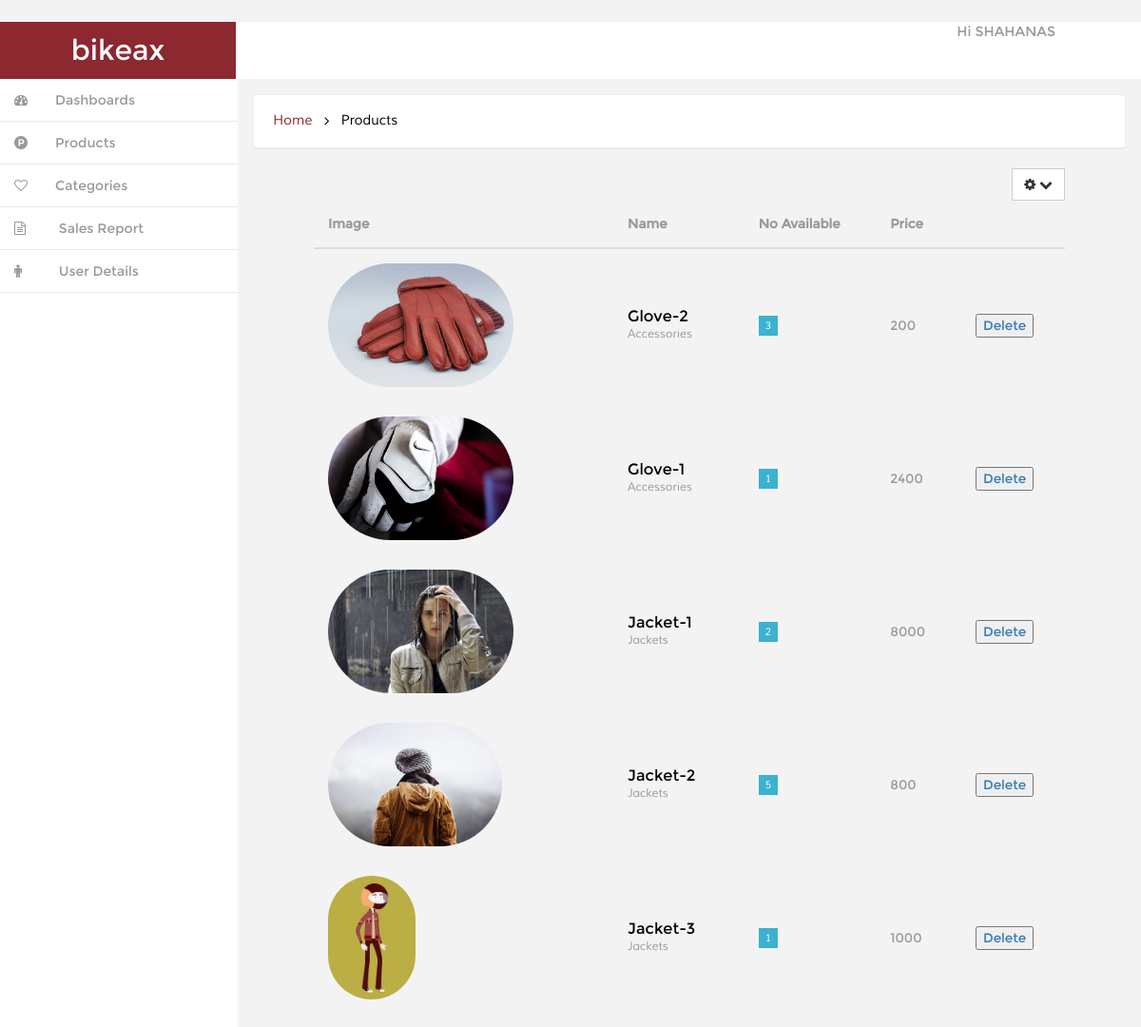
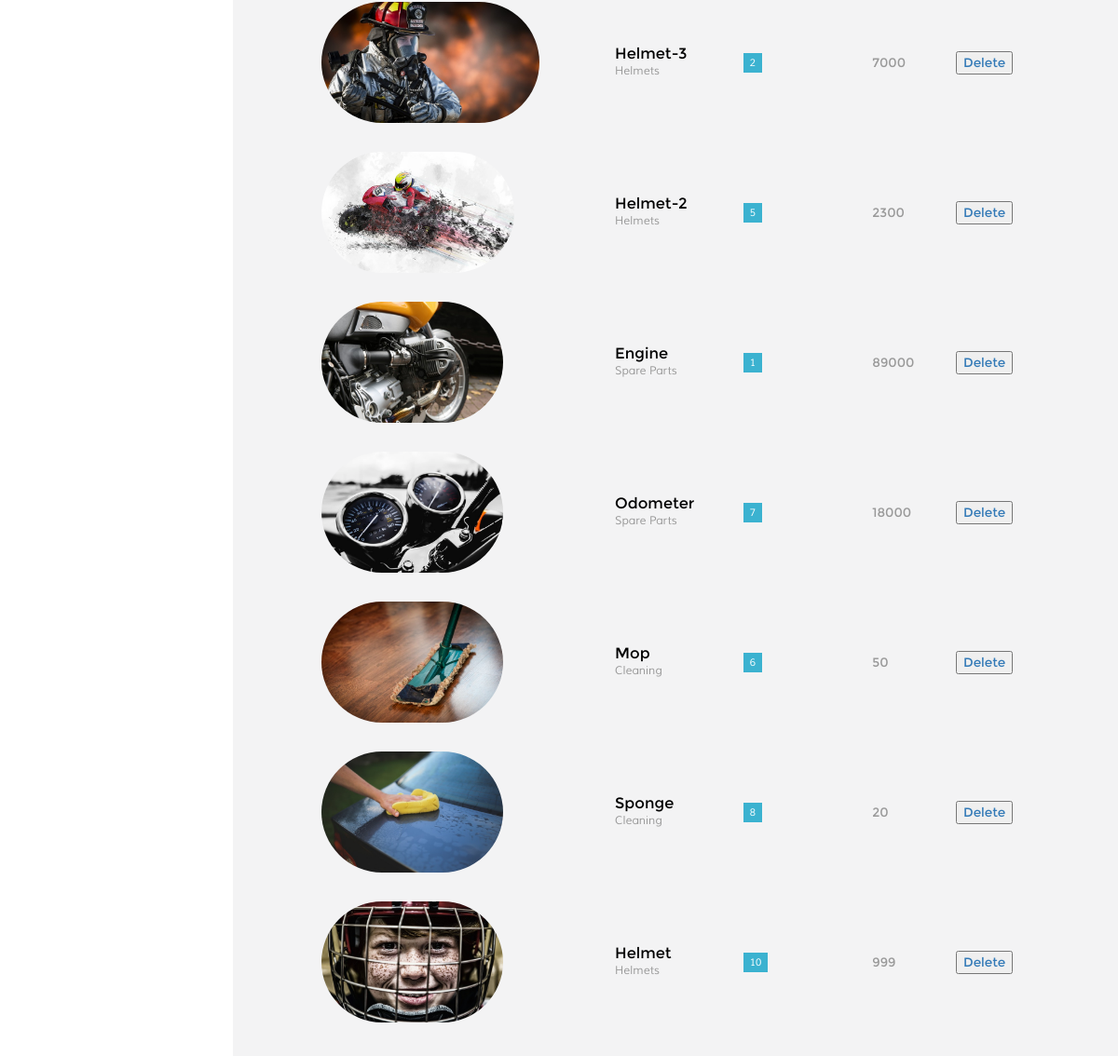
Page /dashboard/product/ (signed in) on the committed database (2 pictures, top to bottom).
### ecom/models.py (models this page shows, shortened)
class Product(models.Model):
	Categories=models.ForeignKey(Category,on_delete=models.CASCADE)
	Name=models.CharField(max_length=20,blank=True )
	Image=models.FileField(upload_to='media/',null=True,blank=True)
	IDorSNO=models.IntegerField(default=0,null=True,blank=True)
	Description=models.TextField(max_length=50,null=True,blank=True)
	Price=models.IntegerField(default=0,null=True,blank=True)
	NumbersAvailable=models.IntegerField(default=0,null=True,blank=True)

class Category(models.Model):
	Name=models.CharField(max_length=30)
	Description=models.TextField(max_length=50)

### ecom/views.py (the view)
# urls.py: url(r'^dashboard/product/$',dashproduct, name="dashproduct"),
@user_passes_test(lambda u:u.is_superuser)
def dashproduct(request):
	items=Product.objects.all()
	return render(request,'backend/products.html' ,{'items':items})

### ecom/context_processor.py (called while the page is built)
def cart(request):
    return {'cart': Cart(request)}

### templates/backend/products.html (shortened to what this page needs)
{% extends 'backend/index.html' %}
{% block breadcrump %} Products {% endblock %}
{% block contentmain %}
<div style="margin:5px 80px 5px 80px;">
<div class="float-right">
<div class="dropdown">
        <a href="#" title="" class="btn btn-default" data-toggle="dropdown" aria-expanded="false">
            <i class="fa fa-cog icon_8"></i>
            <i class="fa fa-chevron-down icon_8"></i>
        <div class="ripple-wrapper"></div></a>
    </div>
  </div>
 <table class="table">
                     <thead>
                    <tr>
                        <th>Image</th>
                        <th>Name</th>
                        <th>No Available</th>
                        <th>Price</th>
                        <th></th>
                    </tr>
                    </thead>
                    <tbody>
                    {% for it in items %}
                        <tr class="table-row">
                            <td class="table-img">
                               {% if it.Image %}<img src="{{ it.Image.url }}" alt="" style="height: 130px; width: auto"/>{% endif %}
                            </td>
                            <td class="table-text">
                            	<h6>{{ it.Name }}</h6>
                                <p>{{ it.Categories.Name }}</p>
                            </td>
                            <td>
                            	<span class="fam">{{ it.NumbersAvailable }}</span>
                            </td>
                            <td class="march">
                               {{ it.Price }}
                            </td>
                             <td >
							                    <a href="{% url 'product_del' pk=it.pk %}"><button>Delete</button></a>
                            </td>
                        </tr>
                         {% endfor %}
                    </tbody>
                </table>
</div>
{% endblock %}

### templates/backend/index.html (shortened to what this page needs)
<!DOCTYPE HTML>
{% load static %}
<html>
<head>
<link href="{% static 'backend/css/bootstrap.min.css'%}"  rel='stylesheet' type='text/css' />
<link href="{% static 'backend/css/style.css'%}" rel='stylesheet' type='text/css' />
<link href="{% static 'backend/css/font-awesome.css'%}" rel="stylesheet">
<link href="{% static 'backend/css/custom.css'%}" rel="stylesheet">
</head>
<body>
<div id="wrapper">
        <nav class="navbar-default navbar-static-top" role="navigation">
             <div class="navbar-header">
	               <h1> <a class="navbar-brand" href="index.html">bikeax</a></h1>
			   </div>
			 <div class=" border-bottom">
		    <div class="drop-men" >
		        <ul class=" nav_1">
					<li class="dropdown" style="margin-right:90px;">
		              <a href="#" class="dropdown-toggle dropdown-at" data-toggle="dropdown">
		              <span class=" name-caret">Hi {{ user }}</span></a>
		            </li>
		        </ul>
		     </div>
			<div class="clearfix">
     </div>
		    <div class="navbar-default sidebar" role="navigation">
                <div class="sidebar-nav navbar-collapse">
                <ul class="nav" id="side-menu">
                    <li>
                        <a href="{% url 'dashboard' %}" class=" hvr-bounce-to-right"><i class="fa fa-dashboard nav_icon "></i><span class="nav-label">Dashboards</span> </a>
                    </li>
                      <li>
                        <a href="{% url 'dashproduct' %}" class=" hvr-bounce-to-right"><i class="fa fa-product-hunt nav_icon "></i><span class="nav-label">Products</span> </a>
                    </li>
                      <li>
                        <a href="{% url 'dashcategory' %}" class=" hvr-bounce-to-right"><i class="fa fa-heart-o nav_icon "></i><span class="nav-label">Categories</span> </a>
                    </li>
					 <li>
                        <a href="{% url 'sales' %}" class=" hvr-bounce-to-right"><i class="fa fa-file-text-o  nav_icon"></i> <span class="nav-label">Sales Report</span> </a>
                    </li>
                    <li>
                        <a href="/user_detail/" class=" hvr-bounce-to-right"><i class="fa fa-male nav_icon"></i> <span class="nav-label">User Details</span> </a>
                    </li>
                </ul>
            </div>
			</div>
        </nav>
        <div id="page-wrapper" class="gray-bg dashbard-1">
       <div class="content-main">
		    <div class="banner">
				<h2>
				<a href="/dashbard/">Home</a>
				<i class="fa fa-angle-right"></i>
				<span>{% block breadcrump %} Dashboard {% endblock %}</span>
				</h2>
		    </div>
		<div class="content-top">
			{% block contentmain %}{% endblock %}
		</div>
			       </div>
						 	       </div>
	       </div>
</body>
</html>

### static/backend/css/style.css (style rules this page uses)
h4, h5, h6, h1, h2, h3 { margin: 0; }
ul, ol { margin: 0;padding: 0; }
p { margin: 0; }
html, body { font-family:'Montserrat-Regular'; font-size: 100%; background:#F3F3F4; overflow-x: hidden; }
body a { transition:0.5s all; -webkit-transition:0.5s all; -moz-transition:0.5s all; -o-transition:0.5s all; -ms-transition:0.5s all; }
div#wrapper { background-color: #fff; }
.navbar-default.sidebar { background-color: #fff; }
h1 a.navbar-brand { color: #fff !important; font-size: 30px; font-weight: 500; padding: 20px 0px; background: #8c2830; text-align: center; width:248px; height: 60px; }
i.nav_icon { color: #fff; margin-right:6px; }
.sidebar ul li a { color: #999; font-size:14px; }
.hvr-bounce-to-right { display: inline-block; vertical-align: middle; -webkit-transform: translateZ(0); transform: translateZ(0); box-shadow: 0 0 1px rgba(0, 0, 0, 0); -webkit-backface-visibility: hidden; backface-visibility: hidden; -moz-osx-font-smoothing: grayscale; position: relative; -webkit-transition-property: color; transition-property: color; -webkit-transition-duration: 0.5s; transition-duration: 0.5s; }
.hvr-bounce-to-right:before { content: ""; position: absolute; z-index: -1; top: 0; left: 0; right: 80%; bottom: 0; background:#7f8c8d; -webkit-transform: scaleX(0); transform: scaleX(0); -webkit-transform-origin: 0 50%; transform-origin: 0 50%; -webkit-transition-property: transform; transition-property: transform; -webkit-transition-duration: 0.5s; transition-duration: 0.5s; -webkit-transition-timing-function: ease-out; transition-timing-function: ease-out; }
.nav > li > a { color: #999; font-weight:500; padding: 0px 20px 0px 0px; font-size: 0.85em; border-bottom: 1px solid #E9E9E9; }
.nav > li > a i { margin-right: 14px; }
i.nav_icon { color: #999; padding: 15px; width: 44px; height: 44px; }
@media (min-width: 768px) { #page-wrapper { position: inherit; margin: 0 0 0 240px; min-height: 1000px; } }
a.dropdown-toggle.dropdown-at { border-bottom: none; }
.content-main { background-color: #F3F3F4; padding-top: 1em; }
.border-bottom { background-color: #fff; }
.drop-men { float: right; }
.dropdown-at { padding: 0 !important; position: relative; color: #999; font-size: 0.9em; text-decoration: none ; }
.dropdown, .dropup { display: inline-block; padding:0; }
.banner { background: #fff; display: block; margin: 0em 1em ; padding:1em; border: 1px solid #ebeff6; border-color: #ebeff6; border-radius: 4px; -webkit-border-radius: 4px; -o-border-radius: 4px; -moz-border-radius: 4px; -ms-border-radius: 4px; -webkit-box-shadow: 0 1px 1px rgba(0,0,0,.05); box-shadow: 0 1px 1px rgba(0,0,0,.05); }
.banner h2 { font-size:0.9em; }
.banner h2 a { color:#8c2830; text-decoration:none; font-family: 'Muli-Regular'; padding:0.3em ; }
.banner h2 span { color:#000; font-family: 'Muli-Regular'; padding:0.3em ; }
.banner h2 i { color:#000; vertical-align:middle; padding:0.3em ; }
.content-top { padding: 1em 0; }
.btn { border-radius: 0px; outline: none; }
.table td, .table>tbody>tr>td, .table>tbody>tr>th, .table>tfoot>tr>td, .table>tfoot>tr>th, .table>thead>tr>td, .table>thead>tr>th { padding: 15px !important; font-size: 0.85em; color: #999; border-top: none !important; }
.table-img img { border-radius: 100px; -webkit-border-radius: 100px; -o-border-radius: 100px; -moz-border-radius: 100px; -ms-border-radius: 100px; }
.table-row td { font-size: 1em; padding: 15px 8px 15px !important; line-height: 1.42857143; vertical-align:middle !important; border-top: 1px solid #ddd; }
td.table-text h6 { font-size: 1.2em; color:#000; }
td.table-text p { font-size:0.9em; line-height: 1.5em; font-family: 'Muli-Regular'; color:#999; }
td span { color:#fff; font-size: 0.8em; padding: 4px 7px; font-family: 'Muli-Regular'; }
td span.fam { color:#fff; font-size: 0.8em; padding: 4px 7px; font-family: 'Muli-Regular'; }
td span.fam { background:#3BB2D0; }
.float-right { float: right; }
.table { margin-bottom: 0; }
tr.table-row { border-top: 1px solid #F3F3F4; }

### static/backend/css/custom.css (style rules this page uses)
#wrapper { width: 100%; }
#page-wrapper { min-height: 568px; }
@media (min-width:768px) { #page-wrapper { position: inherit; margin: 0 0 0 250px; } }
.sidebar .sidebar-nav.navbar-collapse { padding-right: 0; padding-left: 0; }
@media (min-width:768px) { .sidebar { z-index: 1; position: absolute; width: 250px; } }

### rows in the picture
Product: Image (picture), Name "Glove-2", Categories.Name "Accessories", NumbersAvailable "3", Price "200"
Product: Image (picture), Name "Glove-1", Categories.Name "Accessories", NumbersAvailable "1", Price "2400"
Product: Image (picture), Name "Jacket-1", Categories.Name "Jackets", NumbersAvailable "2", Price "8000"
Product: Image (picture), Name "Jacket-2", Categories.Name "Jackets", NumbersAvailable "5", Price "800"
Product: Image (picture), Name "Jacket-3", Categories.Name "Jackets", NumbersAvailable "1", Price "1000"
Product: Image (picture), Name "Helmet-3", Categories.Name "Helmets", NumbersAvailable "2", Price "7000"
Product: Image (picture), Name "Helmet-2", Categories.Name "Helmets", NumbersAvailable "5", Price "2300"
Product: Image (picture), Name "Engine", Categories.Name "Spare Parts", NumbersAvailable "1", Price "89000"
Product: Image (picture), Name "Odometer", Categories.Name "Spare Parts", NumbersAvailable "7", Price "18000"
Product: Image (picture), Name "Mop", Categories.Name "Cleaning", NumbersAvailable "6", Price "50"
Product: Image (picture), Name "Sponge", Categories.Name "Cleaning", NumbersAvailable "8", Price "20"
Product: Image (picture), Name "Helmet", Categories.Name "Helmets", NumbersAvailable "10", Price "999"

### other values in the picture
{{ user }} "SHAHANAS"
